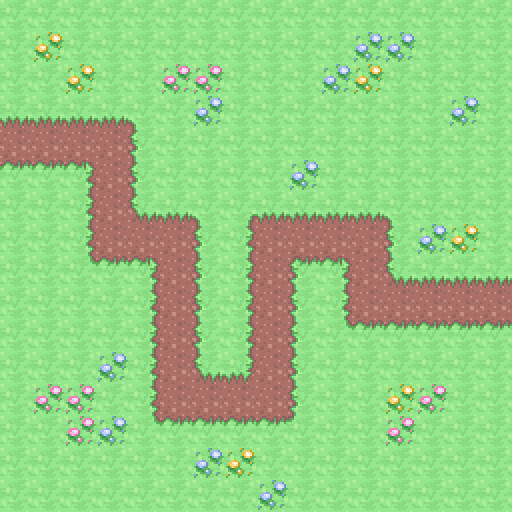

This game map was drawn from its Tiled (.tmx) file and the tilesets committed beside it. A one-line description and the trimmed map source follow:
An orthogonal 16x16 tile map with 32x32 px tiles, 1 tile layer (Tile Layer 1) and 11 objects (8x Path, StartPoint, EndPoint, SuperTile).

<map version="1.0" orientation="orthogonal" width="16" height="16" tilewidth="32" tileheight="32">
 <properties>
  <property name="Level Title" value="A Day in the Park" />
 </properties>
 <tileset firstgid="1" name="Grounds" tilewidth="32" tileheight="32">
  <image source="land_strip.png" width="256" height="192" />
  <tile id="9">
   <properties>
    <property name="Placeable" value="false" />
   </properties>
  </tile>
 </tileset>
 <layer name="Tile Layer 1" width="16" height="16">
  <properties>
   <property name="LayerType" value="NonInteractiveBackground" />
  </properties>
  <data>[256 cells, 256 non-empty, 17 distinct tile ids]</data>
 </layer>
 <objectgroup name="Path Layer" width="16" height="16">
  <properties>
   <property name="LayerType" value="Paths" />
  </properties>
  <object name="StartPoint1" type="StartPoint" x="-32" y="128" width="32" height="32">
   <properties>
    <property name="NextPath" value="Path1" />
   </properties>
  </object>
  <object name="Path1" type="Path" x="96" y="128" width="32" height="32">
   <properties>
    <property name="NextPath" value="Path2" />
   </properties>
  </object>
  <object name="Path2" type="Path" x="96" y="224" width="32" height="32">
   <properties>
    <property name="NextPath" value="Path3" />
   </properties>
  </object>
  <object name="Path3" type="Path" x="160" y="224" width="32" height="32">
   <properties>
    <property name="NextPath" value="Path4" />
   </properties>
  </object>
  <object name="Path4" type="Path" x="160" y="384" width="32" height="32">
   <properties>
    <property name="NextPath" value="Path5" />
   </properties>
  </object>
  <object name="Path5" type="Path" x="256" y="384" width="32" height="32">
   <properties>
    <property name="NextPath" value="Path6" />
   </properties>
  </object>
  <object name="Path6" type="Path" x="256" y="224" width="32" height="32">
   <properties>
    <property name="NextPath" value="Path7" />
   </properties>
  </object>
  <object name="Path7" type="Path" x="352" y="224" width="32" height="32">
   <properties>
    <property name="NextPath" value="Path8" />
   </properties>
  </object>
  <object name="Path8" type="Path" x="352" y="288" width="32" height="32">
   <properties>
    <property name="EndPoint" value="EndPoint1" />
   </properties>
  </object>
  <object name="EndPoint1" type="EndPoint" x="512" y="288" width="32" height="32" />
  <object name="DebugName" type="SuperTile" gid="1" x="128" y="-32" width="64" height="64" />
 </objectgroup>
</map>